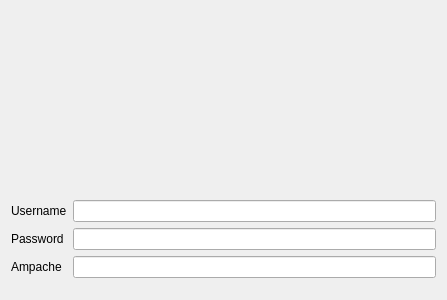
<?xml version="1.0" encoding="UTF-8"?>
<ui version="4.0">
 <class>Form</class>
 <widget class="QWidget" name="Form">
  <property name="geometry">
   <rect>
    <x>0</x>
    <y>0</y>
    <width>447</width>
    <height>300</height>
   </rect>
  </property>
  <property name="windowTitle">
   <string>Form</string>
  </property>
  <layout class="QVBoxLayout" name="verticalLayout">
   <item>
    <widget class="QLabel" name="label_2">
     <property name="text">
      <string/>
     </property>
     <property name="pixmap">
      <pixmap>ampache.png</pixmap>
     </property>
    </widget>
   </item>
   <item>
    <widget class="QLabel" name="label">
     <property name="text">
      <string/>
     </property>
     <property name="pixmap">
      <pixmap>owncloud.png</pixmap>
     </property>
     <property name="alignment">
      <set>Qt::AlignCenter</set>
     </property>
    </widget>
   </item>
   <item>
    <layout class="QFormLayout" name="formLayout">
     <item row="0" column="0">
      <widget class="QLabel" name="usernameLabel">
       <property name="text">
        <string>Username</string>
       </property>
      </widget>
     </item>
     <item row="0" column="1">
      <widget class="QLineEdit" name="usernameLineEdit"/>
     </item>
     <item row="1" column="0">
      <widget class="QLabel" name="passwordLabel">
       <property name="text">
        <string>Password</string>
       </property>
      </widget>
     </item>
     <item row="1" column="1">
      <widget class="QLineEdit" name="passwordLineEdit">
       <property name="echoMode">
        <enum>QLineEdit::Password</enum>
       </property>
      </widget>
     </item>
     <item row="2" column="0">
      <widget class="QLabel" name="ampacheLabel">
       <property name="text">
        <string>Ampache</string>
       </property>
      </widget>
     </item>
     <item row="2" column="1">
      <widget class="QLineEdit" name="ampacheLineEdit"/>
     </item>
    </layout>
   </item>
  </layout>
 </widget>
 <resources/>
 <connections/>
</ui>
